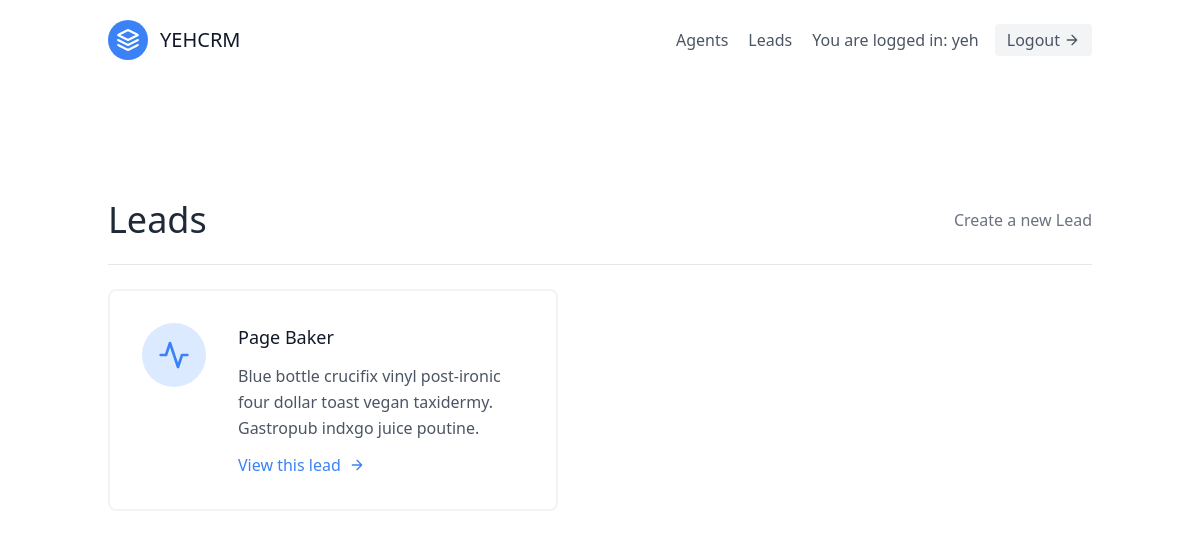
Before: /leads/ (signed in) with the older database file.
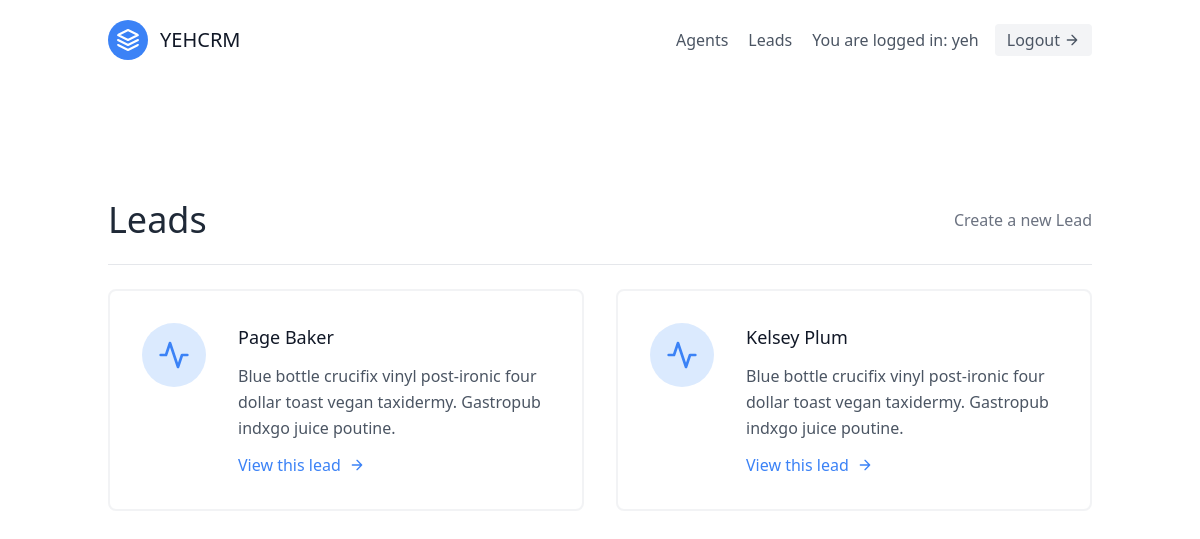
After: the same page with the newer database file.
### leads/models.py (models this page shows, shortened)
class Lead(models.Model):
    first_name = models.CharField(max_length=20)
    last_name = models.CharField(max_length=20)
    age = models.IntegerField(default=0)
    organization = models.ForeignKey(UserProfile,on_delete=models.CASCADE)
    agent = models.ForeignKey("Agent",null=True,blank=True,on_delete = models.SET_NULL)

### leads/views.py (the view)
# urls.py: path('',LeadListView.as_view(),name='lead-list'),
class LeadListView(LoginRequiredMixin,ListView):
    template_name = "leads/lead_list.html"
    context_object_name = "leads"
    def get_queryset(self):
        user = self.request.user
        if user.is_organizor:
            queryset = Lead.objects.filter(organization = user.userprofile)
        else:
            queryset = Lead.objects.filter(organization = user.agent.organization)
            queryset = queryset.filter(agent__user = user)
        return queryset

### leads/templates/leads/lead_list.html (shortened to what this page needs)
{% extends "base.html" %}
{% block content %}
<section class="text-gray-600 body-font">
  <div class="container px-5 py-24 mx-auto flex flex-wrap">
    <div class="w-full mb-6 py-6 flex justify-between items-center border-b border-gray-200">
        <div>
            <h1 class="text-4xl text-gray-800">Leads</h1>
        </div>
        <div>
            {% if request.user.is_organizor %}
                <a class="text-gray-500 hover:text-blue-500" href="{% url 'leads:lead-create' %}">Create a new Lead</a>
            {% endif %}
        </div>
    </div>
    <div class="flex flex-wrap -m-4">
        {% for lead in leads %}
        <div class="p-4 lg:w-1/2 md:w-full">
            <div class="flex border-2 rounded-lg border-gray-200 border-opacity-50 p-8 sm:flex-row flex-col">
            <div class="w-16 h-16 sm:mr-8 sm:mb-0 mb-4 inline-flex items-center justify-center rounded-full bg-blue-100 text-blue-500 flex-shrink-0">
                <svg fill="none" stroke="currentColor" stroke-linecap="round" stroke-linejoin="round" stroke-width="2" class="w-8 h-8" viewBox="0 0 24 24">
                <path d="M22 12h-4l-3 9L9 3l-3 9H2"></path>
                </svg>
            </div>
            <div class="flex-grow">
                <h2 class="text-gray-900 text-lg title-font font-medium mb-3">
                    {{ lead.first_name }} {{lead.last_name}}
                </h2>
                <p class="leading-relaxed text-base">
                    Blue bottle crucifix vinyl post-ironic four dollar toast vegan taxidermy. Gastropub indxgo juice poutine.
                </p>
                <a class="mt-3 text-blue-500 inline-flex items-center" href="{% url 'leads:lead-detail' lead.pk %}">
                    View this lead
                    <svg fill="none" stroke="currentColor" stroke-linecap="round" stroke-linejoin="round" stroke-width="2" class="w-4 h-4 ml-2" viewBox="0 0 24 24">
                        <path d="M5 12h14M12 5l7 7-7 7"></path>
                    </svg>
                </a>
            </div>
            </div>
        </div>
        {% endfor %}
    </div>
  </div>
</section>
{% endblock content %}

Changed rows visible on the page:
added Lead: first_name "Kelsey", last_name "Plum"
